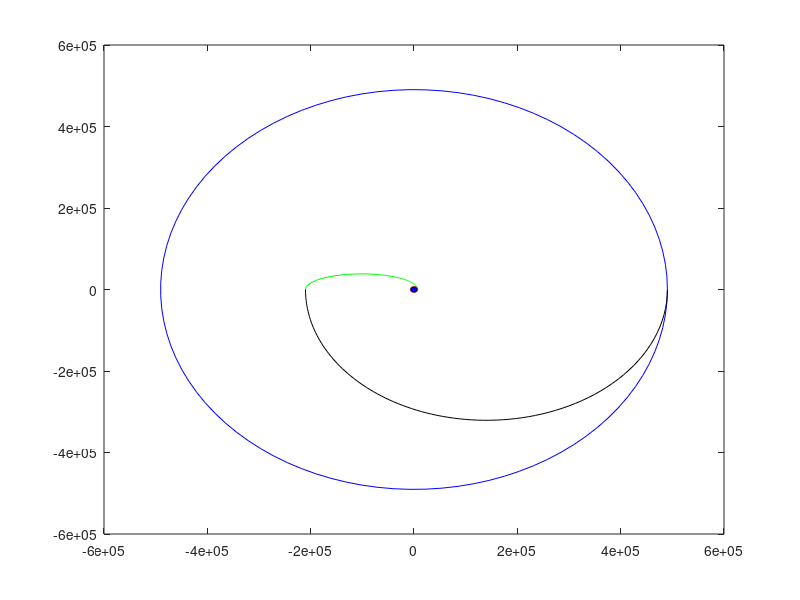

This chart was generated by the following MATLAB code: (Note: this script raises an error after producing the figure.)
clc;
% Given values
ra = 7000; % periapsis radius of initial circular orbit (km)
rb = 210e3;
rc = (ra*70.0701);% apoapsis radius of final circular orbit (km)
mu = 398600; % gravitational parameter of Earth (km^3/s^2)

% Calculate velocities at periapsis and apoapsis
va = abs(sqrt((2*mu)/ra - mu/((ra+rb)/2)) - sqrt(mu/ra)); % velocity at periapsis
vb = abs(sqrt((2*mu)/rb - mu/((rb+rc)/2)) - sqrt((2*mu)/rb - mu/((ra+rb)/2))); % velocity at apoapsis
vc = abs(sqrt((2*mu)/rc - mu/((rb+rc)/2)) - sqrt(mu/rc)); % velocity at intermediate orbit

% Calculate intermediate orbit radii for maximum efficiency
at1 = (ra+rb)/2;
at2 = (rb+rc)/2;

% Calculate velocities at intermediate orbits
et1 = (rb-ra)/(rb+ra); % eccentricity for transfer orbit 1
et2 = (rb-rc)/(rb+rc); % eccentricity for transfer orbit 2

% Generate angles for plotting
% theta = linspace(0, pi, 100);
% 
% r_transfer = at1 * (1 - et1^2) ./ (1 + et1 * cos(theta));
% x_transfer = r_transfer .* cos(theta);
% y_transfer = r_transfer .* sin(theta);
% plot(x_transfer, y_transfer, 'g');

theta2 = linspace(0, 2*pi, 100);
x_c = rc * cos(theta2);
y_c = rc * sin(theta2);
x_a = ra * cos(theta2);
y_a = ra * sin(theta2);
plot(x_c, y_c, 'b', x_a, y_a, 'r');
hold on;

theta_transfer = linspace(0, pi, 100);
rt1 = at1 * (1 - et1^2) ./ (1 + et1 * cos(theta_transfer));
x_transfer = rt1 .* cos(theta_transfer);
y_transfer = rt1 .* sin(theta_transfer);
plot(x_transfer, y_transfer, 'g');

tt2 = linspace(pi, 2*pi, 100);
rt2 = at2 * (1 - et2^2) ./ (1 + et2 * cos(tt2));
x_transfer2 = rt2 .* cos(tt2);
y_transfer2 = rt2 .* sin(tt2);
plot(x_transfer2, y_transfer2, 'k');

center = [0, 0];  % Center of the circle (x, y)
radius = 6378;       % Radius of the circle

% Generate points for the circle
theta = linspace(0, 2*pi, 100);
x_circle = center(1) + radius * cos(theta);
y_circle = center(2) + radius * sin(theta);
fill(x_circle, y_circle, 'b');
hold off

yline(0,'--');


axis equal;

% Set labels and title
xlabel('x (km)');
ylabel('y (km)');
title('Bielliptic Hohmann Transfer Orbit');
legend('Final Orbit','Initial Orbit', 'Transfer Orbit1','Transfer Orbit 2', 'Earth', 'Location', 'northwest');
grid on;

text(rb*cos((3*pi)/4), 0, sprintf('r_B = %d km', rb), 'HorizontalAlignment', 'center');
text(0, ra*sin((3*pi)/2), sprintf('r_A = %d km', ra), 'HorizontalAlignment', 'center');
text(0, rc*sin((3*pi)/2), sprintf('r_C = %f km', rc), 'HorizontalAlignment', 'center');